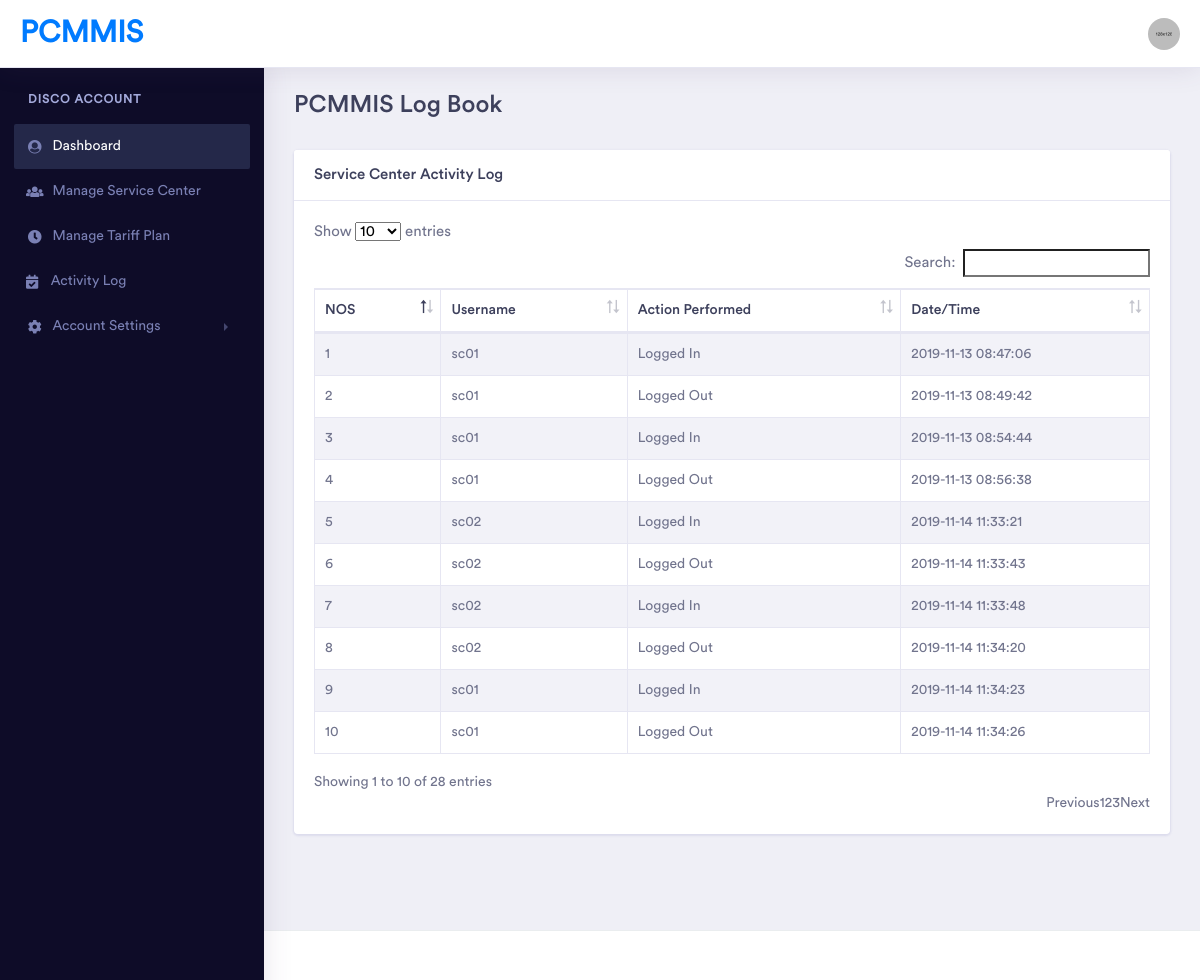
Screenshot of /disco/activity_log.php (signed in) with the database file from the repository.
### tables this page shows
CREATE TABLE IF NOT EXISTS `log` (
  `log_id` int(11) NOT NULL AUTO_INCREMENT,
  `username` varchar(10) NOT NULL,
  `action` varchar(50) NOT NULL,
  `date_time` timestamp NOT NULL DEFAULT CURRENT_TIMESTAMP ON UPDATE CURRENT_TIMESTAMP,
  `acct_type` varchar(20) NOT NULL,
  PRIMARY KEY (`log_id`)
);

### disco/activity_log.php (the view, shortened to what this page needs)
<?php include ('includes/session.php') ?>
<!doctype html>
<html lang="en">
<head>
    <link rel="stylesheet" href="../assets/vendor/bootstrap/css/bootstrap.min.css">
    <link href="../assets/vendor/fonts/circular-std/style.css" rel="stylesheet">
    <link rel="stylesheet" href="../assets/libs/css/style.css">
    <link rel="stylesheet" href="../assets/vendor/fonts/fontawesome/css/fontawesome-all.css">
    <link rel="stylesheet" type="text/css" href="../assets/vendor/datatables/css/dataTables.bootstrap4.css">
    <link rel="stylesheet" type="text/css" href="../assets/vendor/datatables/css/buttons.bootstrap4.css">
    <link rel="stylesheet" type="text/css" href="../assets/vendor/datatables/css/select.bootstrap4.css">
    <link rel="stylesheet" type="text/css" href="../assets/vendor/datatables/css/fixedHeader.bootstrap4.css">
</head>
<body>
    <div class="dashboard-main-wrapper">
     	<?php include ('includes/header.php'); ?>
        <?php include ('includes/sidebar.php'); ?>
        <div class="dashboard-wrapper">
            <div class="container-fluid  dashboard-content">
                 <div class="row">
                    <div class="col-xl-8 col-lg-12 col-md-12 col-sm-12 col-12">
                        <div class="page-header">
                            <h2 class="pageheader-title">PCMMIS Log Book</h2>
                        </div>
                    </div>
                </div>
 <div class="row">
                    <div class="col-xl-12 col-lg-12 col-md-12 col-sm-12 col-12">
                        <div class="card">
                            <h5 class="card-header">Service Center Activity Log</h5>
                            <div class="card-body">
                                    <table table width="100%" class="table table-striped table-bordered table-hover" id="cusTable">
                                        <thead>
                                            <tr>
                                                <th>NOS</th>
                                                <th>Username</th>
                                                <th>Action Performed</th>
                                                <th>Date/Time</th>
                                            </tr>
                                        </thead>
                                       <tbody>
											<?php
												$count = 1;
												$cq=mysqli_query($conn,"select * from log WHERE acct_type = 'sc'");
												while($cqrow=mysqli_fetch_array($cq)){
												?>
													<tr>
														<td><?php echo  $count++ ?></td>
														<td><?php echo $cqrow['username']; ?></td>
														<td><?php echo $cqrow['action']; ?></td>
														<td><?php echo $cqrow['date_time']; ?></td>
													</tr>
												<?php
												}
											?>
							                </tbody>
                                    </table>
                            </div>
                        </div>
                    </div>
                </div>
                </div>
            </div>
           <?php include ('includes/footer.php'); ?>
        </div>
</body>
</html>

### rows the page displays
log: username "sc01", action "Logged In", date_time "2019-11-13 08:47:06"
log: username "sc01", action "Logged Out", date_time "2019-11-13 08:49:42"
log: username "sc01", action "Logged In", date_time "2019-11-13 08:54:44"
log: username "sc01", action "Logged Out", date_time "2019-11-13 08:56:38"
log: username "sc02", action "Logged In", date_time "2019-11-14 11:33:21"
log: username "sc02", action "Logged Out", date_time "2019-11-14 11:33:43"
log: username "sc02", action "Logged In", date_time "2019-11-14 11:33:48"
log: username "sc02", action "Logged Out", date_time "2019-11-14 11:34:20"
log: username "sc01", action "Logged In", date_time "2019-11-14 11:34:23"
log: username "sc01", action "Logged Out", date_time "2019-11-14 11:34:26"
